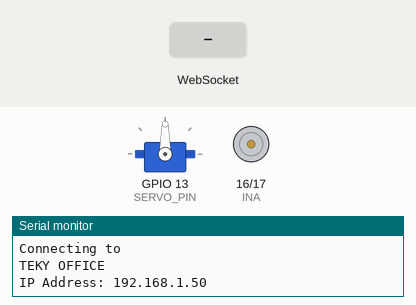
This program was run on a simulated ESP32. Parts: servo, motor-driver pin pairs drawn as motors (green arrow = first pin HIGH = forward, orange = second pin HIGH = backward, longer = more drive), the last lines printed to the serial monitor. The inputs (shaded band) are chosen by the test bench. WiFi joins after 1.5 s; servers stay silent unless stated; storage starts empty.

Above: at 2.9 s.
3.0 s: WebSocket text "up" received
At 3.3 s:
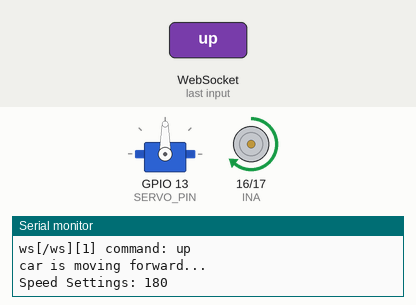
4.5 s: WebSocket text "down" received
At 5.6 s:
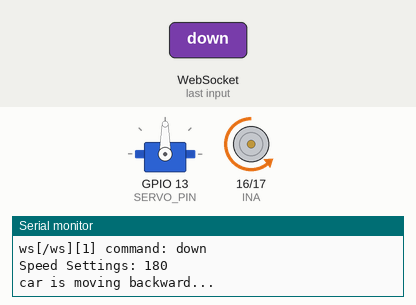
6.0 s: WebSocket text "SPEED_SLOW_STATUS" received
At 6.7 s:
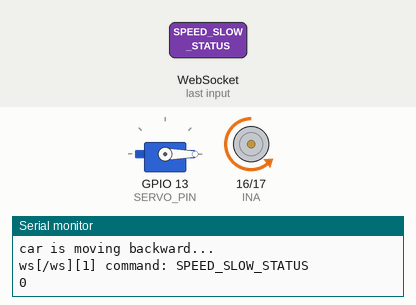
7.5 s: WebSocket text "stop" received
At 7.8 s:
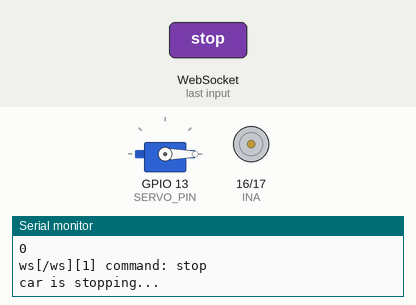
9.0 s: WebSocket text "200" received
At 10.2 s:
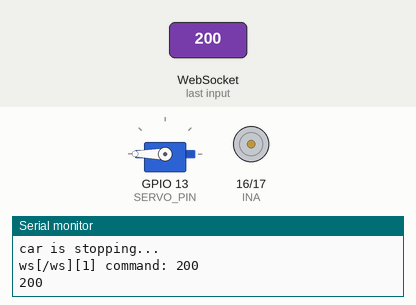
Timing chart, 0 to 12.0 s (numbered marks = the images above; inputs shaded):
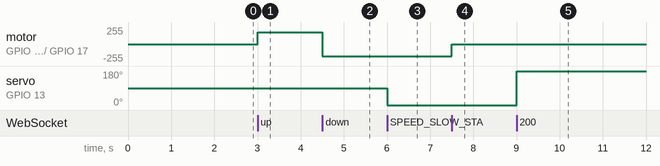

Measured:
- after the input at 3.0 s, motor on GPIO 16 (INA) / GPIO 17 (INB): stopped → forward 180/255 at once
- after the input at 4.5 s, motor on GPIO 16 (INA) / GPIO 17 (INB): forward 180/255 → backward 180/255 at once
- after the input at 6.0 s, servo on GPIO 13 (SERVO_PIN): 90° → 0° at once
- after the input at 7.5 s, motor on GPIO 16 (INA) / GPIO 17 (INB): backward 180/255 → stopped at once
- after the input at 9.0 s, servo on GPIO 13 (SERVO_PIN): 0° → 180° at once

The program:

main.cpp
```cpp
#include <Arduino.h>
#include <WiFi.h>
#include <AsyncTCP.h>
#include <ESPAsyncWebServer.h>
#include "SPIFFS.h"
#include <ESP32Servo.h>

int currentDegree = 90;
int maxLeft = 50;
int maxRight = 140;

#define SERVO_PIN 13

/*
  The resolution of the PWM is 8 bit so the value is between 0-255
  We will set the speed between 100 to 255.
*/
enum speedSettings
{
  SLOW = 100,
  NORMAL = 180,
  FAST = 255
};

// tạo đối tượng servo
Servo steeringServo;

void setSteeringAngle(int angle)
{
  steeringServo.write(angle);
  delay(200); // Đợi servo quay đến vị trí
}

class Car
{
private:
  // Motor pins
  int INA = 16;
  int INB = 17;

  // PWM Setup to control motor speed
  // const int SPEED_CONTROL_PIN = 16;

  // Play around with the frequency settings depending on the motor that you are using
  const int freq = 2000;
  const int channel = 1;
  // 8 Bit resolution for duty cycle so value is between 0 - 255
  const int resolution = 8;

  // holds the current speed settings, see values for SLOW, NORMAL, FAST
  speedSettings currentSpeedSettings;

public:
  Car()
  {
    // Set all pins to output
    pinMode(INA, OUTPUT);
    pinMode(INB, OUTPUT);
    // pinMode(SPEED_CONTROL_PIN, OUTPUT);

    // Set initial motor state to OFF
    digitalWrite(INA, LOW);
    digitalWrite(INB, LOW);

    // Set the PWM Settings
    ledcSetup(channel, freq, resolution);

    // // Attach Pin to Channel
    // ledcAttachPin(SPEED_CONTROL_PIN, channel);

    // initialize default speed to SLOW
    setCurrentSpeed(speedSettings::NORMAL);
  }

  // Turn the car left

  // Move the car forward
  void moveForward()
  {
    Serial.println("car is moving forward...");
    setMotorSpeed();
    // digitalWrite(INB, LOW);
    // digitalWrite(INA, HIGH);
    analogWrite(INA, currentSpeedSettings);
    analogWrite(INB, 0);
  }

  // Move the car backward
  void moveBackward()
  {
    setMotorSpeed();
    Serial.println("car is moving backward...");
    // digitalWrite(INB, HIGH);
    // digitalWrite(INA, LOW);
    analogWrite(INA, 0);
    analogWrite(INB, currentSpeedSettings);
  }

  // Stop the car
  void stop()
  {
    Serial.println("car is stopping...");
    ledcWrite(channel, 0);

    // // Turn off motors
    // digitalWrite(INA, LOW);
    // digitalWrite(INB, LOW);
    analogWrite(INA, 0);
    analogWrite(INB, 0);
  }

  void turnRight()
  {
    Serial.println("car is turn left...");
    ledcWrite(channel, 0);
    setSteeringAngle(maxRight);
  }
  void turnLeft()
  {
    Serial.println("car is turn right...");
    ledcWrite(channel, 0);
    setSteeringAngle(maxLeft);
  }

  // Set the motor speed
  void setMotorSpeed()
  {
    // change the duty cycle of the speed control pin connected to the motor
    Serial.print("Speed Settings: ");
    Serial.println(currentSpeedSettings);
    ledcWrite(channel, currentSpeedSettings);
  }
  // Set the current speed
  void setCurrentSpeed(speedSettings newSpeedSettings)
  {
    Serial.println("car is changing speed...");
    currentSpeedSettings = newSpeedSettings;
  }
  // Get the current speed
  speedSettings getCurrentSpeed()
  {
    return currentSpeedSettings;
  }
};

// Change this to your network SSID
const char *ssid = "TEKY OFFICE";
const char *password = "Teky@2018";

// AsyncWebserver runs on port 80 and the asyncwebsocket is initialize at this point also
AsyncWebServer server(80);
AsyncWebSocket ws("/ws");

// Our car object
Car car;

// Function to send commands to car
void sendCarCommand(const char *command)
{
  // command could be either "left", "right", "forward" or "reverse" or "stop"
  // or speed settingg "slow-speed", "normal-speed", or "fast-speed"
  if (strcmp(command, "up") == 0)
  {
    car.moveForward();
  }
  else if (strcmp(command, "down") == 0)
  {
    car.moveBackward();
  }
  else if (strcmp(command, "stop") == 0)
  {
    car.stop();
  }
  else if (strcmp(command, "slow-speed") == 0)
  {
    car.setCurrentSpeed(speedSettings::SLOW);
  }
  else if (strcmp(command, "normal-speed") == 0)
  {
    car.setCurrentSpeed(speedSettings::NORMAL);
  }
  else if (strcmp(command, "fast-speed") == 0)
  {
    car.setCurrentSpeed(speedSettings::FAST);
  }

  else
  {
    int agleOfSteering = atoi(command);
    Serial.println(agleOfSteering);
    setSteeringAngle(agleOfSteering);
  }
}

// Processor for index.html page template.  This sets the radio button to checked or unchecked
String indexPageProcessor(const String &var)
{
  String status = "";
  if (var == "SPEED_SLOW_STATUS")
  {
    if (car.getCurrentSpeed() == speedSettings::SLOW)
    {
      status = "checked";
    }
  }
  else if (var == "SPEED_NORMAL_STATUS")
  {
    if (car.getCurrentSpeed() == speedSettings::NORMAL)
    {
      status = "checked";
    }
  }
  else if (var == "SPEED_FAST_STATUS")
  {
    if (car.getCurrentSpeed() == speedSettings::FAST)
    {
      status = "checked";
    }
  }
  return status;
}

// Callback function that receives messages from websocket client
void onWsEvent(AsyncWebSocket *server, AsyncWebSocketClient *client, AwsEventType type,
               void *arg, uint8_t *data, size_t len)
{
  switch (type)
  {
  case WS_EVT_CONNECT:
    Serial.printf("ws[%s][%u] connect\n", server->url(), client->id());
    client->printf("Hello Client %u :)", client->id());
    client->ping();
    break;

  case WS_EVT_DISCONNECT:
    Serial.printf("ws[%s][%u] disconnect\n", server->url(), client->id());
    break;

  case WS_EVT_DATA:
  {
    AwsFrameInfo *info = (AwsFrameInfo *)arg;
    if (info->final && info->index == 0 && info->len == len)
    {
      if (info->opcode == WS_TEXT)
      {
        data[len] = 0;
        char *command = (char *)data;
        Serial.printf("ws[%s][%u] command: %s\n", server->url(), client->id(), command);
        sendCarCommand(command);
      }
    }
    break;
  }

  case WS_EVT_PONG:
    Serial.printf("ws[%s][%u] pong[%u]: %s\n", server->url(), client->id(), len, (len) ? (char *)data : "");
    break;

  case WS_EVT_ERROR:
    Serial.printf("ws[%s][%u] error(%u): %s\n", server->url(), client->id(), *((uint16_t *)arg), (char *)data);
    break;
  }
}

// Function called when resource is not found on the server
void notFound(AsyncWebServerRequest *request)
{
  request->send(404, "text/plain", "Not found");
}

void listSPIFFSFiles()
{
  File root = SPIFFS.open("/");
  File file = root.openNextFile();
  while (file)
  {
    Serial.println(file.name()); // Print the file name
    file = root.openNextFile();
  }
}

// Setup function
void setup()
{
  // Initialize the serial monitor baud rate
  Serial.begin(115200);
  SPIFFS.begin();
  // other code
  server.serveStatic("/", SPIFFS, "/").setDefaultFile("/index.html");

  // Open the root directory
  File root = SPIFFS.open("/");
  File file = root.openNextFile();
  while (file)
  {
    Serial.println(file.name()); // Print the file name
    file = root.openNextFile();
  }

  // Attach the steering servo
  steeringServo.attach(SERVO_PIN);
  setSteeringAngle(90);

  Serial.println("Connecting to ");
  Serial.println(ssid);

  // Connect to your wifi
  WiFi.mode(WIFI_STA);
  WiFi.begin(ssid, password);
  if (WiFi.waitForConnectResult() != WL_CONNECTED)
  {
    Serial.printf("WiFi Failed!\n");
    return;
  }

  Serial.print("IP Address: ");
  Serial.println(WiFi.localIP());

  // Initialize SPIFFS
  if (!SPIFFS.begin(true))
  {
    Serial.println("An Error has occurred while mounting SPIFFS");
    return;
  }

  // List files in SPIFFS
  listSPIFFSFiles();

  // Add callback function to websocket server
  ws.onEvent(onWsEvent);
  server.addHandler(&ws);

  server.on("/", HTTP_GET, [](AsyncWebServerRequest *request)
            {
              Serial.println("Requesting index page...");
              request->send(SPIFFS, "/index.html", "text/html", false, indexPageProcessor); });

  // Route to load entireframework.min.css file
  server.on("/test", HTTP_GET, [](AsyncWebServerRequest *request)
            { request->send(SPIFFS, "/test.html", "text/html"); });

  // Route to load entireframework.min.css file
  server.on("/css/entireframework.min.css", HTTP_GET, [](AsyncWebServerRequest *request)
            { request->send(SPIFFS, "/css/entireframework.min.css", "text/css"); });

  // Route to load custom.css file
  server.on("/css/custom.css", HTTP_GET, [](AsyncWebServerRequest *request)
            { request->send(SPIFFS, "/css/custom.css", "text/css"); });

  // Route to load custom.js file
  server.on("/js/custom.js", HTTP_GET, [](AsyncWebServerRequest *request)
            { request->send(SPIFFS, "/js/custom.js", "text/javascript"); });

  // On Not Found
  server.onNotFound(notFound);

  // Start server
  server.begin();
}

void loop()
{
}
```
